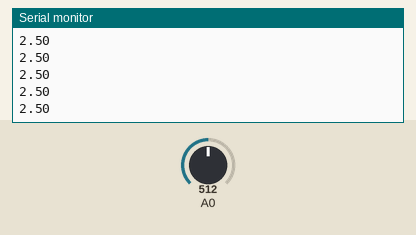
Bench run of a sketch on a simulated Arduino Uno, built with avr-gcc and run on an emulated ATmega328P. Shown: the last lines printed to the serial monitor. The test bench sets the inputs (shaded band); at power-on: A0 = 512.

Above: at 1.2 s.
1.3 s: A0 set to 716
At 1.68 s:
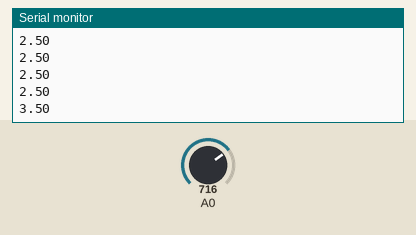
2.8 s: A0 set to 900
At 2.94 s:
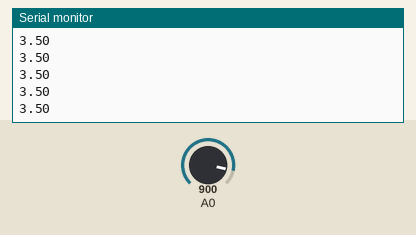
Timing chart, 0 to 5.8 s (numbered marks = the images above; inputs shaded):
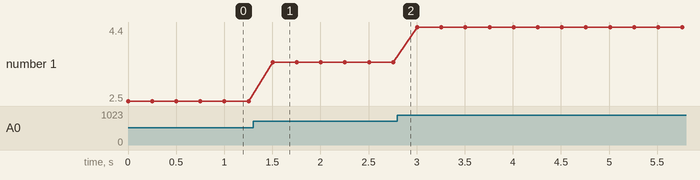

The sketch:

ANALOG_AND_LRD.ino
```cpp
int x;
float   y;
void setup() {
  // put your setup code here, to run once:
  Serial.begin(9600);

}

void loop() {
  // put your main code here, to run repeatedly:
  x=analogRead(A0);
  y=(x/1023.0)*5;
  Serial.println(y);
  delay(250);

}
```

Measured:
- after the input at 1.3 s, the serial monitor: prints a new line after 0.20 s (image 1)
- plotted number 1: 2.5 → 3.5 after the input at 1.3 s, 3.5 → 4.4 after the input at 2.8 s
